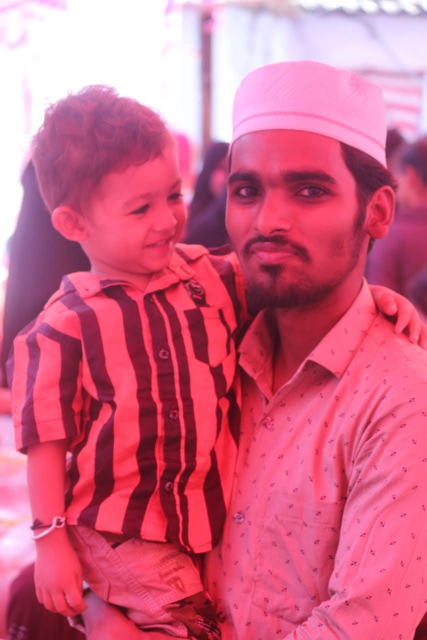
#> input picture my.jpg, 853 x 1280 px (shown at 1/2 size)
$ python 04_impFunc.py
#> lines starting #> are read from the running program, lines starting #| are printed output that depends on the picture; after the words box and inside, x2 and y2 are one past the last pixel; in counts of white or black regions, pixels touching at a corner belong together
'''
In this program we will see some important functions which is used in opencv
'''
import cv2 as cv

def RescaleFrame(frame,scale=0.75):
    ''' This function will work for img,vid and live vid.'''
    return cv.resize(frame, (int(frame.shape[1]*scale),int(frame.shape[0]*scale)),interpolation=cv.INTER_AREA)
# --------------------------------------------------------------------------
# 1) Converting img to grayscale.
img = RescaleFrame(cv.imread('my.jpg'),0.4)
#> in RescaleFrame, `return cv.resize(frame, (int(frame.shape[1]*scale),int(frame.shape[0]*..`:
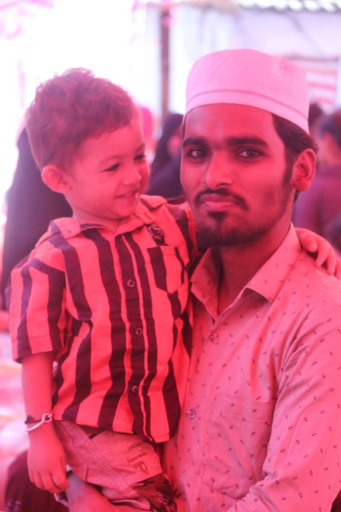
#> returned value: shape (512, 341, 3); mean of channels 0, 1, 2 132.8, 100.6, 210.1; drawn as B, G, R
cv.imshow("img",img)

image = cv.cvtColor(img,cv.COLOR_BGR2GRAY)
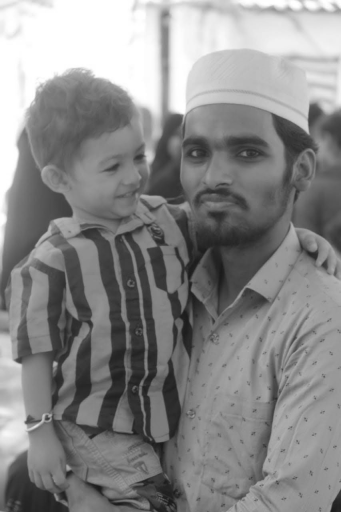
#> image: shape (512, 341); min 25, max 255, mean 137
cv.imshow("Gray img",image)
cv.waitKey(2000)

# --------------------------------------------------------------------------
# 2) Blurring an img
blurImg = cv.GaussianBlur(img,(3,3),cv.BORDER_DEFAULT)
cv.imshow('blur img',blurImg)
'''
image - name of img whose have to blurred
(5,5) - how much blur you want to do.These value must be odd numbers only.

'''
b = cv.GaussianBlur(image,(35,35),cv.BORDER_DEFAULT)
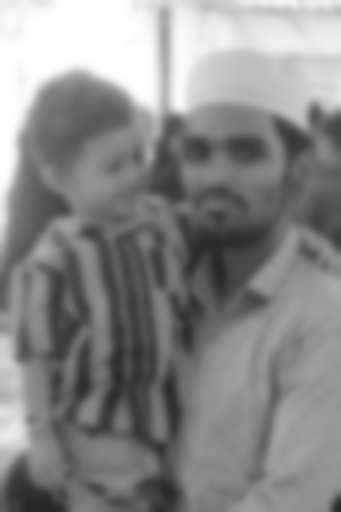
#> b: shape (512, 341); min 38, max 255, mean 137
cv.imshow('second blur',b)
cv.waitKey(2000)

# --------------------------------------------------------------------------
# 3) Edge Csacade
img = RescaleFrame(cv.imread('my.jpg'),0.4)
cas1 = cv.Canny(img,100,100)
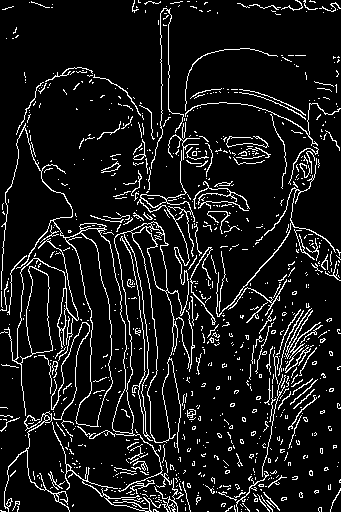
#> cas1: shape (512, 341); 9.4% white in thin lines or dots
cas2 = cv.Canny(blurImg,100,90)
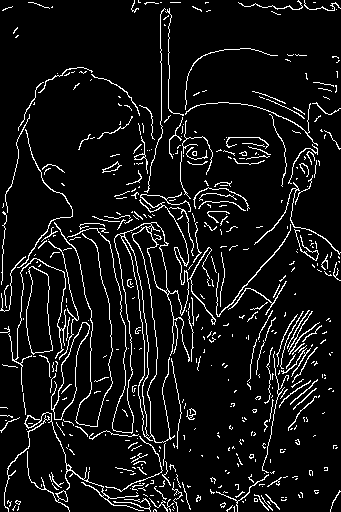
#> cas2: shape (512, 341); 7.9% white in thin lines or dots
cas3 = cv.Canny(b,90,90)
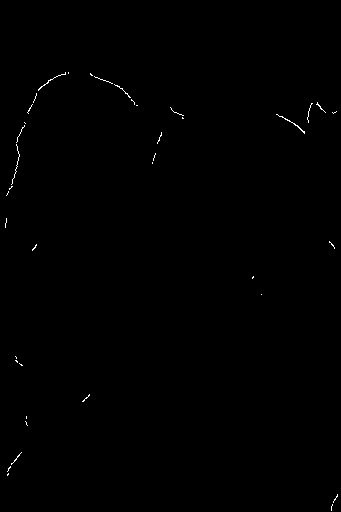
#> cas3: shape (512, 341); 0.25% white in thin lines or dots, all inside (x1, y1, x2, y2) = (5, 72, 338, 511)
cv.imshow('First cascade',cas1)
cv.imshow('Second cascade',cas2)
cv.imshow('Third cascade',cas3)
cv.waitKey(2000)

# --------------------------------------------------------------------------
# 4) Dilating image
dilated = cv.dilate(img,(3,3),iterations=1)
cv.imshow('dilated', dilated)
cv.waitKey(2000)

# --------------------------------------------------------------------------
# 5) Eroding
eroded = cv.erode(img,(5,5),iterations=3)
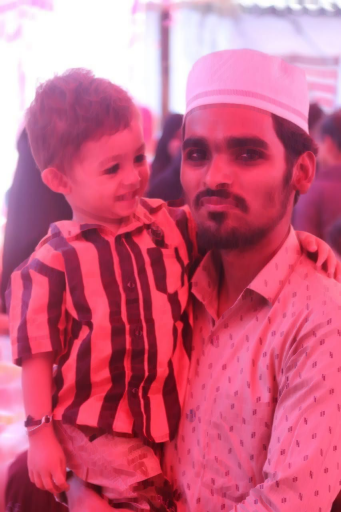
#> eroded: shape (512, 341, 3); mean B, G, R 128.7, 96.9, 204.6
cv.imshow('eroded', eroded)
cv.waitKey(2000)

# --------------------------------------------------------------------------
# 6) Resizing img


# --------------------------------------------------------------------------
# --------------------------------------------------------------------------

$ run again, with cat.jpeg copied over my.jpg
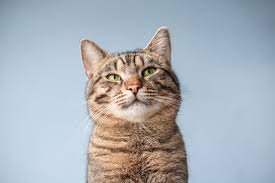
#> input picture cat.jpeg, 275 x 183 px
#> `cas1 = cv.Canny(img,100,100)`:
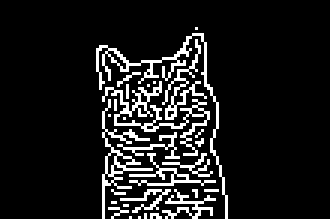
#> cas1: shape (73, 110) (shown 3 times larger); 10.5% white in thin lines or dots, all inside (x1, y1, x2, y2) = (32, 9, 76, 73)
#> cas2: shape (73, 110); 8.6% white in thin lines or dots, all inside (x1, y1, x2, y2) = (31, 11, 76, 73)
#> cas3: shape (73, 110); 0.31% white in thin lines or dots, all inside (x1, y1, x2, y2) = (68, 26, 76, 69)
#> `eroded = cv.erode(img,(5,5),iterations=3)`:
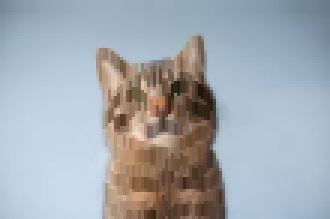
#> eroded: shape (73, 110, 3) (shown 3 times larger); mean B, G, R 175.7, 169.1, 162.4
